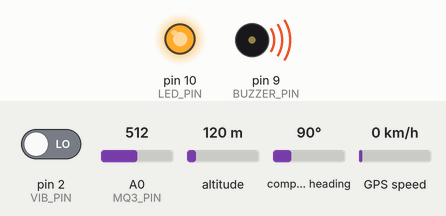
Recording of a sketch running on a simulated Arduino Uno, built with avr-gcc and run on an emulated ATmega328P. On the bench: output pins drawn as LEDs (lit = HIGH), buzzer (waves = sounding, pin HIGH). Dashed ring = blinking. Inputs (shaded band) come from the test bench; at power-on: A0 (MQ3_PIN) = 512, pin 2 (VIB_PIN) LOW, altitude 120 m, compass heading 90°, GPS speed 0 km/h. The GPS gets a fix after 3 s at 37.7749, -122.4194 with 8 satellites; what the sketch prints to the serial monitor is not drawn.

Above: at 2.74 s.
3.1 s: A0 (MQ3_PIN) set to 261
9.4 s: A0 (MQ3_PIN) set to 233
At 11.4 s:
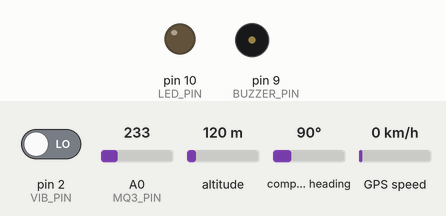
13.7 s: pin 2 (VIB_PIN) driven HIGH
At 14.39 s:
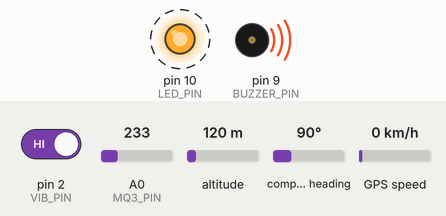
Timing chart, 0 to 16.8 s (numbered marks = the images above; inputs shaded):
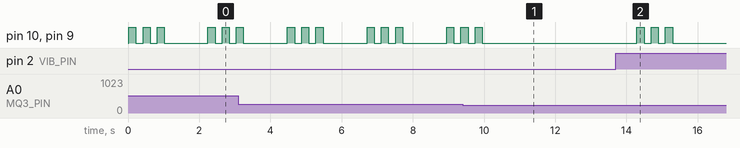

Measured:
- the behaviour switches between 251 and 250 on A0 (MQ3_PIN) (found by bisection; images 0 and 1)
- after the input at 9.4 s, pin 10 (LED_PIN), pin 9 (BUZZER_PIN): goes on until 10.0 s, then stays LOW
- after the input at 13.7 s, pin 10 (LED_PIN), pin 9 (BUZZER_PIN): alternates HIGH for 0.20 s and LOW for 0.20 s, 6 changes in all, then stays LOW, starting after 0.59 s
- by itself, pin 10 (LED_PIN), pin 9 (BUZZER_PIN): repeats every 2.2 s: 2 × (HIGH 0.20 s, LOW 0.20 s), HIGH 0.20 s, LOW 1.2 s

The sketch:

code.ino
```cpp
//Author: Barath M, BHC

#include <SoftwareSerial.h>
#include <TinyGPSPlus.h>

// Pin definitions
#define MQ3_PIN A0
#define VIB_PIN 2
#define BUZZER_PIN 9
#define LED_PIN 10

// Threshold values
#define ALCOHOL_THRESHOLD 250  // Adjust after calibration
#define IMPACT_DEBOUNCE 2000   // 2s delay between impact detections

// GPS setup
SoftwareSerial gpsSerial(4, 3); // RX, TX for GPS
TinyGPSPlus gps;

volatile bool impactDetected = false;
unsigned long lastImpactTime = 0;

void setup() {
  Serial.begin(115200);
  gpsSerial.begin(9600);

  pinMode(MQ3_PIN, INPUT);
  pinMode(VIB_PIN, INPUT);
  pinMode(BUZZER_PIN, OUTPUT);
  pinMode(LED_PIN, OUTPUT);

  attachInterrupt(digitalPinToInterrupt(VIB_PIN), impactISR, RISING);

  Serial.println("SMART HELMET SYSTEM INITIALIZED");
}

void loop() {
  // Read GPS data continuously
  while (gpsSerial.available()) {
    gps.encode(gpsSerial.read());
  }

  // Read alcohol level
  int alcoholValue = analogRead(MQ3_PIN);
  Serial.print("Alcohol Sensor: ");
  Serial.print(alcoholValue);

  if (alcoholValue > ALCOHOL_THRESHOLD) {
    Serial.println("  --> Alcohol Detected!");
    triggerAlert("ALCOHOL DETECTED!");
  } else {
    Serial.println("  --> Normal");
  }

  // Check for impact detection
  if (impactDetected && millis() - lastImpactTime > IMPACT_DEBOUNCE) {
    impactDetected = false;
    lastImpactTime = millis();
    Serial.println("⚠️  Impact Detected! Possible accident.");
    triggerAlert("IMPACT DETECTED!");
  }

  // Show GPS data
  if (gps.location.isValid()) {
    Serial.print("Location: ");
    Serial.print(gps.location.lat(), 6);
    Serial.print(", ");
    Serial.println(gps.location.lng(), 6);
  } else {
    Serial.println("GPS: Waiting for fix...");
  }

  delay(1000);
}

void impactISR() {
  impactDetected = true;
}

void triggerAlert(String reason) {
  Serial.println("==== ALERT: " + reason + " ====");
  for (int i = 0; i < 3; i++) {
    digitalWrite(BUZZER_PIN, HIGH);
    digitalWrite(LED_PIN, HIGH);
    delay(200);
    digitalWrite(BUZZER_PIN, LOW);
    digitalWrite(LED_PIN, LOW);
    delay(200);
  }
}
```
